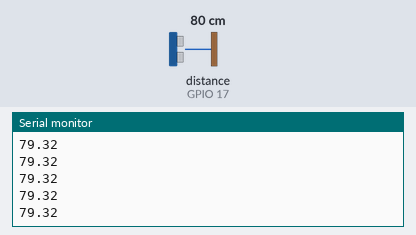
Bench run of a sketch on a simulated ESP32. Shown: the last lines printed to the serial monitor. Wiring (inferred from the names in the program): ultrasonic range finder: trigger GPIO 16; echo GPIO 17. The test bench sets the inputs (shaded band); at power-on: distance to the obstacle (sensor on GPIO 17) 80 cm. The echo pulse lasts 58.3 µs per cm.

Above: at 1.2 s.
1.3 s: distance to the obstacle (sensor on GPIO 17) set to 4 cm
At 1.34 s:
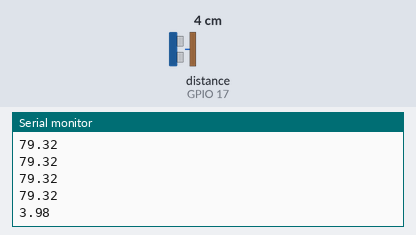
2.8 s: distance to the obstacle (sensor on GPIO 17) set to 2 cm
At 2.86 s:
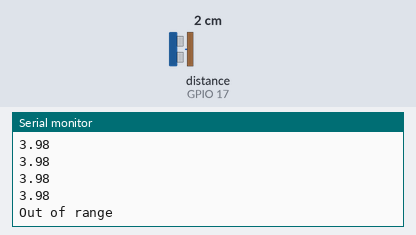

The sketch:

ultrasonic_sensor.ino
```cpp
// 接收序列埠值的變數
char cmd;

#include <WiFi.h>
#include <PubSubClient.h> //請先安裝PubSubClient程式庫

// Ultrasonic sensor pins
int Trig = 16; // 發出聲波腳位
int Echo = 17; // 接收聲波腳位
float minValidDistance = 2.0; // 最小有效距離（單位：cm）
float maxValidDistance = 400.0; // 最大有效距離（單位：cm）

void setup() {
  Serial.begin(115200);
  pinMode(Trig, OUTPUT);
  pinMode(Echo, INPUT);
}

void loop() {
  digitalWrite(Trig, LOW); // 先關閉
  delayMicroseconds(5);
  digitalWrite(Trig, HIGH); // 啟動超音波
  delayMicroseconds(10);
  digitalWrite(Trig, LOW); // 關閉
  float EchoTime = pulseIn(Echo, HIGH); // 計算傳回時間
  float CMValue = EchoTime / 29.4 / 2; // 將時間轉換成距離

  if (CMValue >= minValidDistance && CMValue <= maxValidDistance) {
    Serial.println(CMValue); // 打印距離
  } else {
    Serial.println("Out of range"); // 當距離不在有效範圍內，打印"Out of range"
  }

  delay(50);
}
```

Measured:
- the behaviour switches between 3 and 2 cm on distance to the obstacle (sensor on GPIO 17) (found by bisection; images 1 and 2)
- after the input at 1.3 s, the serial monitor: prints a new line at once (image 1)
- after the input at 2.8 s, the serial monitor: prints a new line after 0.05 s (image 2)
